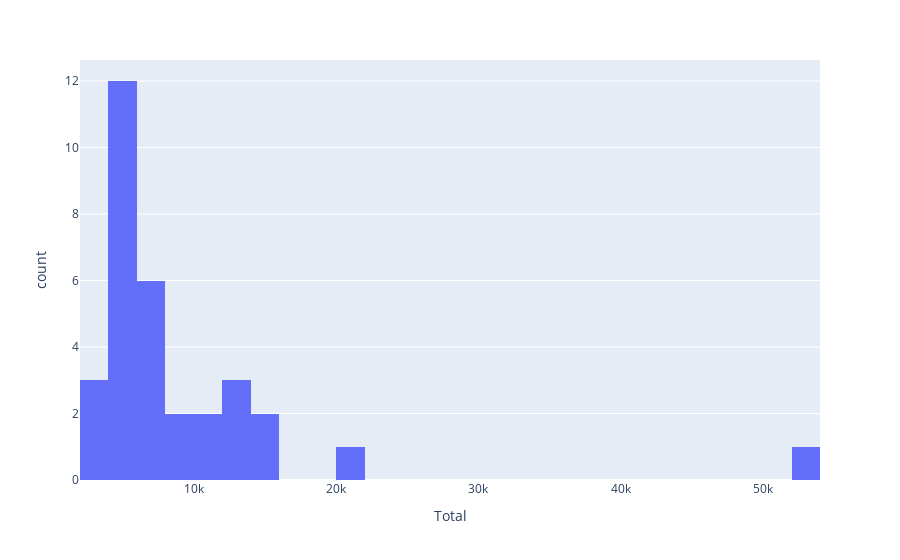

The code cell stored with this chart in its notebook:
### Code cell
fig = px.histogram(df_dates_pivot, x='Total', nbins=40)
fig.show()

### Figure 1 — Plotly figure (JSON) as saved in the notebook; plotly's stock layout.template omitted (floating-point values rounded to 4 significant figures)
{"data": [{"alignmentgroup": "True", "bingroup": "x", "hovertemplate": "Total=%{x}<br>count=%{y}<extra></extra>", "legendgroup": "", "marker": {"color": "#636efa", "pattern": {"shape": ""}}, "name": "", "nbinsx": 40, "offsetgroup": "", "orientation": "v", "showlegend": false, "type": "histogram", "x": [4628, 5525, 11787, 4014, 6945, 4765, 14344, 52087, 4118, 3160, 6293, 6712, 4903, 5245, 4483, 5531, 2340, 5787, 14994, 8432, 5951, 4890, 7123, 8479, 10789, 6900, 13389, 12496, 21967, 13811, 6285, 2662], "xaxis": "x", "yaxis": "y"}], "layout": {"autosize": true, "barmode": "relative", "legend": {"tracegroupgap": 0}, "margin": {"t": 60}, "xaxis": {"anchor": "y", "autorange": true, "domain": [0, 1], "range": [2000.0, 54000.0], "title": {"text": "Total"}, "type": "linear"}, "yaxis": {"anchor": "x", "autorange": true, "domain": [0, 1], "range": [0, 12.63], "title": {"text": "count"}}}}
